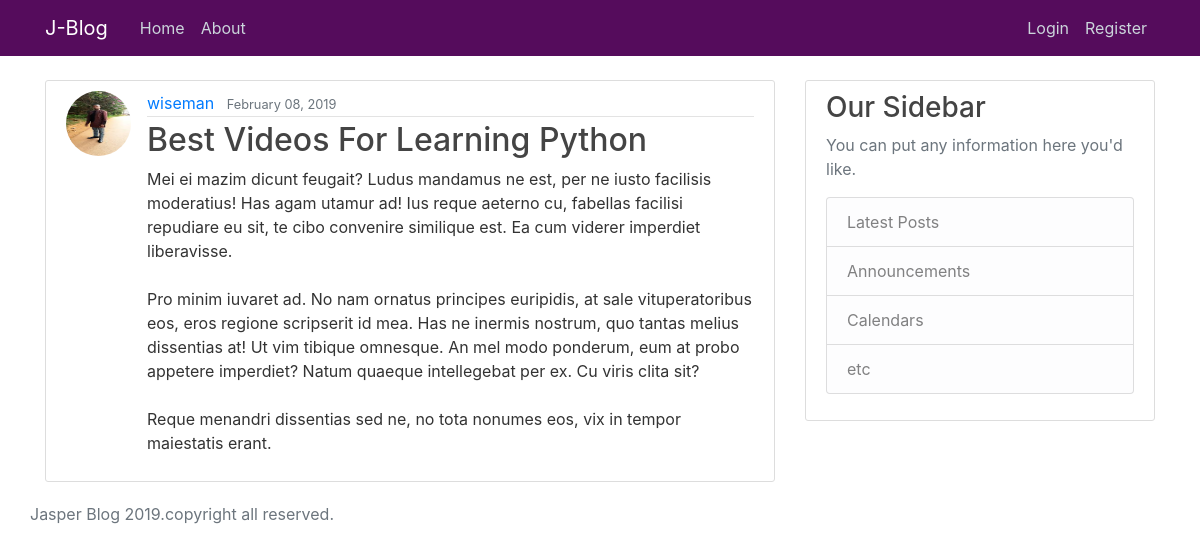
The page /post/22/ on the database its author committed.
### blog/models.py (models this page shows, shortened)
class Post(models.Model):
	title = models.CharField(max_length=100)
	content = models.TextField()
	date_posted = models.DateTimeField(default=timezone.now)
	author = models.ForeignKey(User, on_delete=models.CASCADE)

### users/models.py (models this page shows, shortened)
class Profile(models.Model):
	user = models.OneToOneField(User, on_delete=models.CASCADE)
	image = models.ImageField(default='default.jpg', upload_to='profile_pics')

### blog/views.py (the view)
# urls.py: path('post/<int:pk>/', PostDetailView.as_view(), name='post-detail'),
class PostDetailView(DetailView):
	model = Post

### blog/templates/blog/post_detail.html (shortened to what this page needs)
{% extends "blog/base.html" %}
{% block content %}
		<article class="media content-section">
			<img class="rounded-circle article-img" src="{{ object.author.profile.image.url }}">
		  <div class="media-body">
		    <div class="article-metadata">
		      <a class="mr-2" href="{% url 'user-posts' object.author.username %}">{{ object.author }}</a>
		      <small class="text-muted">{{ object.date_posted | date:"F d, Y" }}</small>
		    </div>
		    <h2 class="article-title">{{ object.title }}</h2>
		    <p class="article-content">{{ object.content }}</p>
		  </div>
		</article>
{% endblock content %}

### blog/templates/blog/base.html (shortened to what this page needs)
{% load static %}
<!DOCTYPE html>
<html>
<head>
    <link rel="stylesheet" href="https://stackpath.bootstrapcdn.com/bootstrap/4.2.1/css/bootstrap.min.css">
    <link rel="stylesheet" type="text/css" href="{% static 'blog/main.css' %}">
</head>
<body>
	<header class="site-header">
	  <nav class="navbar navbar-expand-md navbar-dark bg-steel fixed-top">
	    <div class="container">
	      <a class="navbar-brand mr-4" href="/">J-Blog</a>
	      <div class="collapse navbar-collapse" id="navbarToggle">
	        <div class="navbar-nav mr-auto">
	          <a class="nav-item nav-link" href="{% url 'blog-home' %}">Home</a>
	          <a class="nav-item nav-link" href="{% url 'blog-about' %}">About</a>
	        </div>
	        <div class="navbar-nav">
            {% if user.is_authenticated %}
               <a class="nav-item nav-link" href="{% url 'post-create' %}">New Post</a>
               <a class="nav-item nav-link" href="{% url 'profile' %}">Profile</a>
               <a class="nav-item nav-link" href="{% url 'logout' %}">Logout</a>
            {% else  %}
  	          <a class="nav-item nav-link" href="{% url 'login' %}">Login</a>
  	          <a class="nav-item nav-link" href="{% url 'register' %}">Register</a>
            {% endif %}
	        </div>
	      </div>
	    </div>
	  </nav>
</header>
<main role="main" class="container">
  <div class="row">
    <div class="col-md-8">
      {% block content %}{% endblock %}
    </div>
    <div class="col-md-4">
      <div class="content-section">
        <h3>Our Sidebar</h3>
        <p class='text-muted'>You can put any information here you'd like.
          <ul class="list-group">
            <li class="list-group-item list-group-item-light">Latest Posts</li>
            <li class="list-group-item list-group-item-light">Announcements</li>
            <li class="list-group-item list-group-item-light">Calendars</li>
            <li class="list-group-item list-group-item-light">etc</li>
          </ul>
        </p>
      </div>
    </div>
    <div>
      <p class="text-muted">
        Jasper Blog 2019.copyright all reserved.
      </p>
    </div>
  </div>
</main>
</body>
</html>

### blog/static/blog/main.css (style rules this page uses)
body { background: #ffffff; color: #333333; margin-top: 5rem; }
h1, h2, h3, h4, h5, h6 { color: #444444; }
ul { margin: 0; }
.bg-steel { background-color: #550c5c; }
.site-header .navbar-nav .nav-link { color: #cbd5db; }
.content-section { background: #ffffff; padding: 10px 20px; border: 1px solid #dddddd; border-radius: 3px; margin-bottom: 20px; }
.article-title { color: #444444; }
.article-content { white-space: pre-line; }
.article-img { height: 65px; width: 65px; margin-right: 16px; }
.article-metadata { padding-bottom: 1px; margin-bottom: 4px; border-bottom: 1px solid #e3e3e3 }

### rows shown on the page
Post: author.profile.image (picture), author "wiseman", date_posted "February 08, 2019", title "Best Videos For Learning Python", content "Mei ei mazim dicunt feugait? Ludus mandamus ne est, per ne iusto facilisis moderatius! Has agam utamur ad! Ius reque aeterno cu, fabellas facilisi repudiare eu sit, te cibo convenire similique est. Ea cum viderer imperdiet liberavisse. Pro minim iuvaret ad. No nam ornatus principes euripidis, at sale vituperatoribus eos, eros regione scripserit id mea. Has ne inermis nostrum, quo tantas melius dissentias at! Ut vim tibique omnesque. An mel modo ponderum, eum at probo appetere imperdiet? Natum quaeque intellegebat per ex. Cu viris clita sit? Reque menandri dissentias sed ne, no tota nonumes eos, vix in tempor maiestatis erant."
